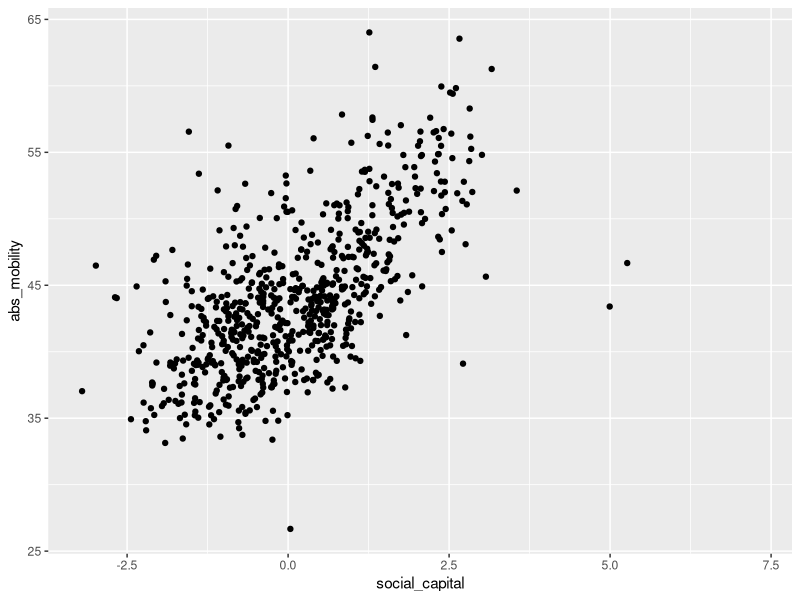

R code for this plot:
## ---- chunk 1
knitr::opts_chunk$set(echo = TRUE)
library(tidyverse)
library(readxl)
## ---- chunk 2
chetty <- read_excel("Lab1_Chetty_2014.xlsx", skip=1)
## ---- chunk 3

#1: CZs in North Carolina


#2: CZ's in North Carolina with absolute mobility at least 40 


#3: CZ's in any state other than North Carolina, with absolute mobility at least 40


#4: CZ's that are in North Carolina or have absolute mobility less than 40


## ---- chunk 4
#5: CZs in North Carolina


#6: CZ's in North Carolina with absolute mobility at least 40 


#7: CZ's in any state other than North Carolina, with absolute mobility at least 40


#8: CZ's that are in North Carolina or have absolute mobility less than 40


## ---- chunk 5
#hint: use %in%

## ---- chunk 6
# Remember when we plotted social capital vs. absolute mobility, we got a warning that 48 points were removed? Run this line again to see the warning: 
ggplot(data=chetty, mapping=aes(x=social_capital, y=abs_mobility)) +
  geom_point()

# Use the filter() and is.na() functions to print rows with missing values for absolute mobility


# Use the filter() and is.na() functions to print rows with missing values for social_capital


# There were 32 rows missing abs_mobility and 19 rows missing social_capital. How many are missing one or the other, or possibly both?

## ---- chunk 7
# Reproduce the scatter plot above, but get rid of the warning by filtering out the missing data first. Notice we no longer put data=chetty in the ggplot function, as we are sending the data in through the pipe:


# Plot social capital vs. absolute mobility for CZs in North Carolina


# Plot social capital vs. absolute mobility for urban CZs 


# Explore whether there is some Simpson's paradox going on here by fitting a line to each region separately

